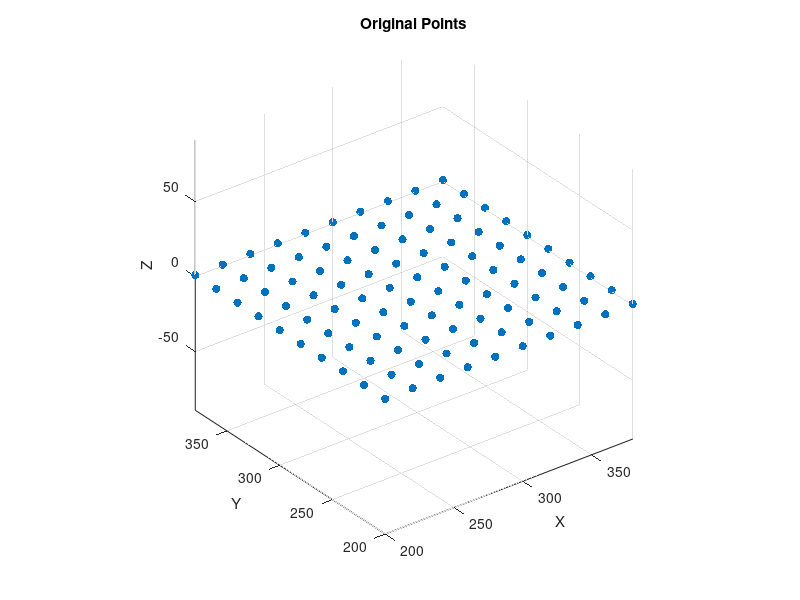

Here is the MATLAB script that generated this plot: (Note: this script raises an error after producing the figure.)
clear;clc;close all;
%% 1. Data Preparation
% Generate evenly spaced points on a 3D plane
x = 200:20:380;
y = 200:20:380;
[X,Y] = meshgrid(x,y);
Z = ones(size(X)); % Flat plane at Z=1;

% Convert to column vectors for FFD processing
sourcePoints = [X(:), Y(:), Z(:)]';

figure
% Plot the source model
scatter3(sourcePoints(1,:), sourcePoints(2,:), sourcePoints(3,:), 'filled');
xlabel('X'), ylabel('Y'), zlabel('Z');
title('Original Points'); axis equal;

%% 2. FFD Model Setup
% Define transformation parameters
translation = [190, 190, -2];  % Translation vector
rotation = [0, 0, 0];          % Rotation angles (degrees)
scale = [200, 200, 5];         % Scaling factors
tform = rigidtform3d(rotation,translation).A*diag([scale 1]);

% Initialize FFD model
controlPointNumbers = [3,3,1];
ffd = FFD(tform,controlPointNumbers);
hold on
% Visualize initial FFD lattice
ffd.draw(false);
axis equal

%% 3. Apply Deformation
% Select specific control point to displace
targetIndex = ffd.GridToStackIndices(2, 1, 1); % Indexes on three axes [i,j,k]
displacements = zeros(size(ffd.OriginalControlPoints));
displacements(3,targetIndex) = 50; % Pull up one point

% Perform deformation
deformedPoints = ffd.deform(sourcePoints, displacements);

figure(2)
% Plot the result model
scatter3(deformedPoints(1,:),deformedPoints(2,:),deformedPoints(3,:),'filled')
hold on
% Plot the FFD model
ffd.draw(true);
axis equal